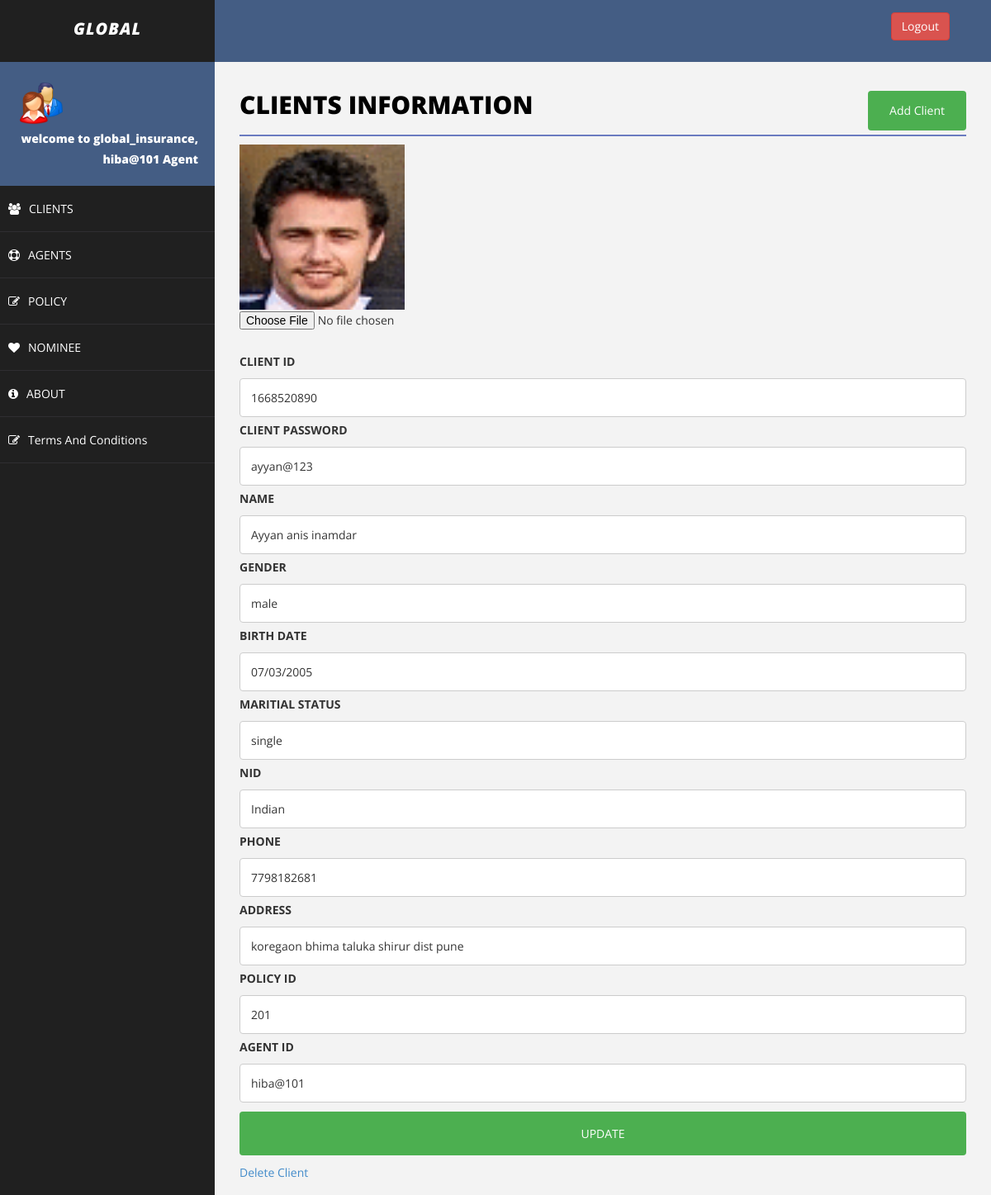
The app's page /editClient.php?client_id=1668520890 (signed in) with its own data.
### tables this page shows
CREATE TABLE `client` (
  `client_id` varchar(200) NOT NULL,
  `client_password` varchar(30) NOT NULL,
  `name` varchar(50) NOT NULL,
  `sex` varchar(20) NOT NULL,
  `birth_date` varchar(20) NOT NULL,
  `marital_status` varchar(20) NOT NULL,
  `nid` varchar(50) NOT NULL,
  `phone` varchar(20) NOT NULL,
  `address` varchar(50) NOT NULL,
  `policy_id` varchar(50) NOT NULL,
  `agent_id` varchar(20) NOT NULL,
  `image` varchar(200) NOT NULL
);

### editClient.php (the view, shortened to what this page needs)
<!DOCTYPE html>
<html>
<head>
    <link href="assets/css/bootstrap.css" rel="stylesheet" />
    <link href="assets/css/font-awesome.css" rel="stylesheet" />
    <link href="assets/css/basic.css" rel="stylesheet" />
    <link href="assets/css/custom.css" rel="stylesheet" />
</head>
<body>
<?php include 'header.php';
?>
        <div id="page-wrapper">
                <div class="row">
                    <div class="col-md-12">
                        <h1 class="page-head-line">Clients Information
						<button class="btn" align="center">
						<a href="addclient.php" class="btn">Add Client</a>
						</button>
						</h1>
                    </div>
                </div>
<?php
	if($_SERVER["REQUEST_METHOD"] == "GET"){
		$client_id = $_GET["client_id"];
	}
	$temp_id="";
	$master_id="ahmed";
	$sql = "SELECT agent_id from client where client_id='$client_id'";
	$result = $conn->query($sql);
	while($row = $result->fetch_assoc()) {
		$temp_id= $row['agent_id'];
	}
	if($_SESSION["username"]==($temp_id || $master_id)){
	$sql = "SELECT * from client where client_id='$client_id'";
	$result = $conn->query($sql);
	  echo "<div>\n";
	while($row = $result->fetch_assoc()) {
		$images = $row["image"];
?>
<img class="profile-user-img img-responsive"  width="200px" height="200px" src="<?php echo "../project/uploads/".$images ?>" alt="User profile picture">
<form action="updateClient.php" method="post" enctype="multipart/form-data">
<input type="file" name="fileToUpload"><br>
<?php
		echo "<label for=\"fname\">CLIENT ID</label>";
	    echo "<input type=\"text\" client_id=\"fname\" name=\"client_id\" placeholder=\"clients id..\" value=\"$row[client_id]\">";
		echo "<label for=\"fname\">CLIENT PASSWORD</label>";
	    echo "<input type=\"text\" client_id=\"fname\" name=\"client_password\" placeholder=\"clients password..\" value=\"$row[client_password]\">";
		echo "<label for=\"fname\">NAME</label>";
	    echo "<input type=\"text\" client_id=\"fname\" name=\"name\" placeholder=\"clients name..\" value=\"$row[name]\">";
		echo "<label for=\"fname\">GENDER</label>";
		echo "<input type=\"text\" client_id=\"fname\" name=\"sex\" placeholder=\"clients gender..\" value=\"$row[sex]\">";
		echo "<label for=\"fname\">BIRTH DATE</label>";
		echo "<input type=\"text\" client_id=\"fname\" name=\"birth_date\" placeholder=\"clients Birth Date..\" value=\"$row[birth_date]\">";
		echo "<label for=\"fname\">MARITIAL STATUS</label>";
		echo "<input type=\"text\" client_id=\"fname\" name=\"marital_status\" placeholder=\"clients Maritial Status..\" value=\"$row[marital_status]\">";
		echo "<label for=\"fname\">NID</label>";
		echo "<input type=\"text\" client_id=\"fname\" name=\"nid\" placeholder=\"clients NID..\" value=\"$row[nid]\">";
		echo "<label for=\"fname\">PHONE</label>";
		echo "<input type=\"text\" client_id=\"fname\" name=\"phone\" placeholder=\"clients Phone..\" value=\"$row[phone]\">";
		echo "<label for=\"fname\">ADDRESS</label>";
		echo "<input type=\"text\" client_id=\"fname\" name=\"address\" placeholder=\"clients Address..\" value=\"$row[address]\">";
		echo "<label for=\"fname\">POLICY ID</label>";
		echo "<input type=\"text\" client_id=\"fname\" name=\"policy_id\" placeholder=\"policy id..\" value=\"$row[policy_id]\">";
		echo "<label for=\"fname\">AGENT ID</label>";
		echo "<input type=\"text\" client_id=\"fname\" name=\"agent_id\" placeholder=\"agent id..\" value=\"$row[agent_id]\">";
		?>
			<input type="submit" value="UPDATE" name="submit">
			</form>
		<?php
	echo "<a href='deleteClient.php?client_id=".$client_id."'>Delete Client</a>";
echo "</div>\n";
    }
	}else{ echo "you are not authorized to edit this client";
	}
?>
        </div>
    </div>
</body>
</html>

### assets/css/basic.css (style rules this page uses)
body { font-family: 'Open Sans', sans-serif; line-height:25px; }
#page-wrapper { padding: 15px 15px; min-height: 600px; background: #F3F3F3; }
.page-head-line { font-size: 30px; text-transform: uppercase; color: #000; font-weight: 800; padding-bottom: 20px; border-bottom: 2px solid #6a7bc0; margin-bottom: 10px; }
@media (min-width:768px) { #page-wrapper { margin: 0 0 0 260px; padding: 15px 30px; min-height: 1200px; } }

### editClient.php (style rules this page uses)
input[type=text], select { width: 100%; padding: 10px 13px; margin: 3px 0; display: inline-block; border: 1px solid #ccc; border-radius: 4px; box-sizing: border-box; }
input[type=submit] { width: 100%; background-color: #4CAF50; color: white; padding: 14px 20px; margin: 8px 0; border: none; border-radius: 4px; cursor: pointer; }
.btn { background-color: #4CAF50; float: right; color:white; text-decoration:none; }

### records on screen
client: image (placeholder picture), client_id "1668520890", client_password "ayyan@123", name "Ayyan anis inamdar", sex "male", birth_date "07/03/2005", marital_status "single", nid "Indian", phone "7798182681", address "koregaon bhima taluka shirur dist pune", policy_id "201", agent_id "hiba@101"

### other values on screen
$_SESSION["username"] "hiba@101"
